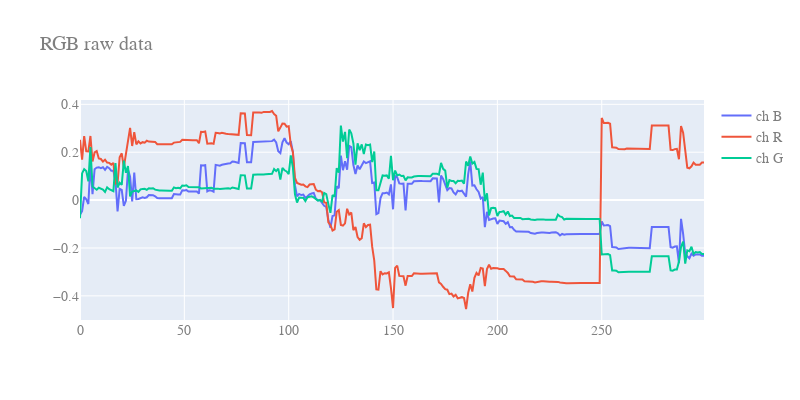
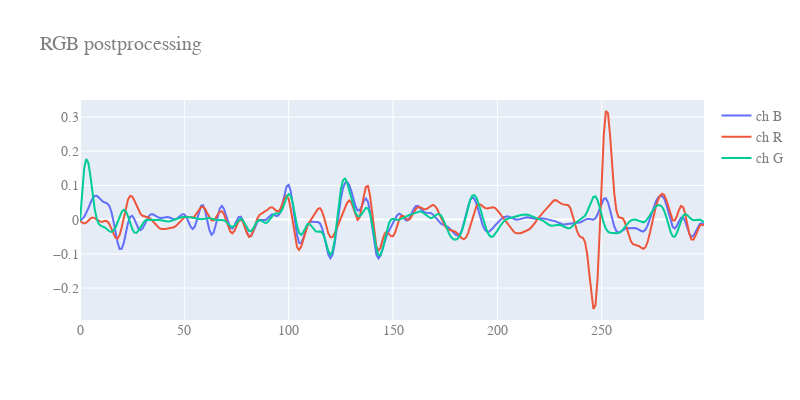
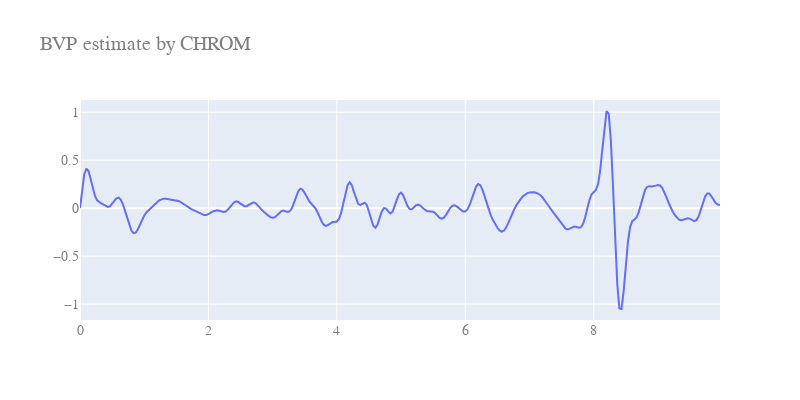

Notebook code for these charts, in order:
### Markdown cell above
<a id="tune"></a>
<h2>Do fine tuning</h2>

In this section it is shown how to tune parameters, visualize intermediate results, invoke methods on specific dataset

### Code cell
# -- Detailed pipeline for rafinement steps and tuning  

# -- define some params in the form of dict (those in the cfg file) 
params = {"video": video, "verb":2, "ROImask":"rect","rectRegions":['forehead', 'lcheek', 'rcheek', 'nose'], "skinAdapt":0.2,"csv_filename":"mesh"+".csv"}

# -- invoke the method
m = CHROM(**params)
#m = POS(**params)

# -- invoke the method
bpmES, timesES = m.runOffline(**params)

### Figure 1 — Plotly figure (JSON) as saved in the notebook; plotly's stock layout.template omitted (floating-point values rounded to 4 significant figures; data arrays with more than 128 entries replaced by an {"elided": "..."} marker saying what was removed)
{"data": [{"name": "ch B", "type": "scatter", "x": {"elided": "300 int values"}, "y": {"elided": "300 float values"}}, {"name": "ch R", "type": "scatter", "x": {"elided": "300 int values"}, "y": {"elided": "300 float values"}}, {"name": "ch G", "type": "scatter", "x": {"elided": "300 int values"}, "y": {"elided": "300 float values"}}], "layout": {"font": {"color": "#7f7f7f", "family": "Courier New, monospace", "size": 14}, "height": 400, "title": {"text": "RGB raw data"}, "width": 800}}

### Figure 2 — Plotly figure (JSON) as saved in the notebook; plotly's stock layout.template omitted (floating-point values rounded to 4 significant figures; data arrays with more than 128 entries replaced by an {"elided": "..."} marker saying what was removed)
{"data": [{"name": "ch B", "type": "scatter", "x": {"elided": "300 int values"}, "y": {"elided": "300 float values"}}, {"name": "ch R", "type": "scatter", "x": {"elided": "300 int values"}, "y": {"elided": "300 float values"}}, {"name": "ch G", "type": "scatter", "x": {"elided": "300 int values"}, "y": {"elided": "300 float values"}}], "layout": {"font": {"color": "#7f7f7f", "family": "Courier New, monospace", "size": 14}, "height": 400, "title": {"text": "RGB postprocessing"}, "width": 800}}

### Figure 3 — Plotly figure (JSON) as saved in the notebook; plotly's stock layout.template omitted (floating-point values rounded to 4 significant figures; data arrays with more than 128 entries replaced by an {"elided": "..."} marker saying what was removed)
{"data": [{"name": "BVP 0", "type": "scatter", "x": {"elided": "300 float values"}, "y": {"elided": "300 float values"}}], "layout": {"font": {"color": "#7f7f7f", "family": "Courier New, monospace", "size": 14}, "height": 400, "title": {"text": "BVP estimate by CHROM"}, "width": 800}}
